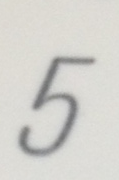
%> input picture 5.png, 119 x 180 px
$ octave sample_script.m   (GNU Octave 9; MATLAB toolbox functions it lacks are replaced by stand-ins)
%> lines starting %> are read from the running program, lines starting %| are printed output that depends on the picture
### predict1.m
function p = predict1(Theta1, Theta2, X)
%PREDICT Predict the label of an input given a trained neural network
%   p = PREDICT(Theta1, Theta2, X) outputs the predicted label of X given the
%   trained weights of a neural network (Theta1, Theta2)

% Useful values
m = size(X, 1);
num_labels = size(Theta2, 1);

% You need to return the following variables correctly
p = zeros(size(X, 1), 1);

h1 = sigmoid([ones(m, 1) X] * Theta1');
h2 = sigmoid([ones(m, 1) h1] * Theta2');
[dummy, p] = max(h2, [], 2);


% =========================================================================


end

### sigmoid.m
function [ g ] = sigmoid( z )
%UNTITLED Summary of this function goes here
%   Detailed explanation goes here
  g = 1 ./ (1+exp(-z));
end

### sample_script.m
I=imread('5.png');
%> I is the input picture: size 180x119x3 uint8; mean R, G, B 212.2, 211, 206.2
J=rgb2gray(I);
K=imcomplement(J); %the digit has to be in white color and the background has to be in black
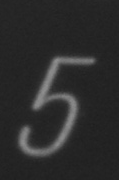
%> K: size 180x119 uint8; min 30, max 142, mean 44.1
L=imresize(K,[28 28]);
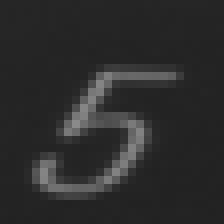
%> L: size 28x28 uint8 (shown 8 times larger); min 34, max 138, mean 44.1
O=reshape(L,1,28*28);
%> O = 784 values, max 138 at index 268, min 34 at index 56, mean 44.13
Q = double(O) ./ 255 ;
%> Q = 784 values, max 0.541 at index 268, min 0.133 at index 56, mean 0.173
params=load('params.mat'); % contains the weights of the neural net
Theta1 = params.Theta1 ;
Theta2 = params.Theta2 ;
predict1(Theta1,Theta2,Q)
%> in sigmoid, `g = 1 ./ (1+exp(-z));`: g = 25 values, max 0.988 at index 23, min 0.0737 at index 4, mean 0.538
%> in predict1, `[dummy, p] = max(h2, [], 2);`: dummy = 0.182; p = 5
%> ans = 5
